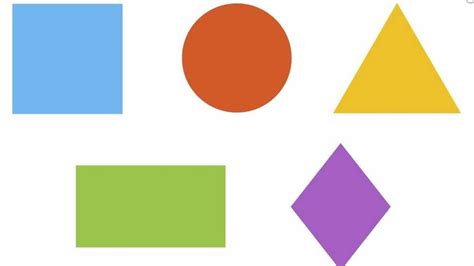
%> input picture Detector de esquinas/figuras.jpg, 474 x 266 px
$ octave corner.m   (GNU Octave 9; MATLAB toolbox functions it lacks are replaced by stand-ins)
%> lines starting %> are read from the running program, lines starting %| are printed output that depends on the picture
% Limpiamos las variables
clear all; clc;
% Leemos la imagen
I = imread('figuras.jpg');
%> I is the input picture: size 266x474x3 uint8; mean R, G, B 222.4, 217.9, 204.5
[Filas, Columnas, P] = size(I);
%> Filas = 266; Columnas = 474; P = 3
% Convertimos la imagen a escala de grises
I = rgb2gray(I);
%> I: size 266x474 uint8
% Creamos los arreglos de ceros
U = zeros(size(I));
S = zeros(size(I));
% Matriz de coeficientes para el filtro pre suavizador
h = ones(3,3)/9;
Id = double(I);
If = imfilter(Id, h);
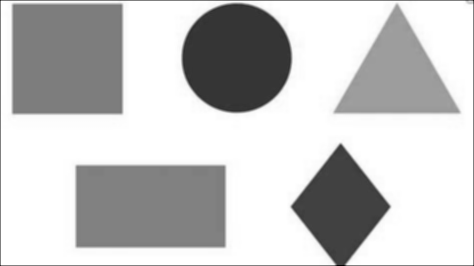
%> If: size 266x474 double; min 84.22, max 255, mean 216.7; drawn with min black and max white
% Matrices de coeficientes
Hx = [-0.5 0 0.5];
Hy = [-0.5; 0; 0.5];
Ix = imfilter(If, Hx);
Iy = imfilter(If, Hy);

HE11 = Ix.*Ix;
HE22 = Iy.*Iy;
HE12 = Ix.*Iy;
% Se crea matriz de filtros de gauss
Hg = [0 1 2 1 0; 1 3 5 3 1; 2 5 9 5 2; 1 3 5 3 1; 0 1 2 1 0];
Hg = Hg*(1/57);
A = imfilter(HE11, Hg);
B = imfilter(HE22, Hg);
C = imfilter(HE12, Hg);
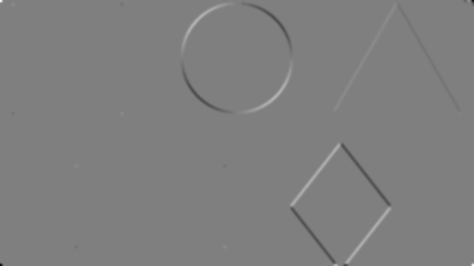
%> C: size 266x474 double; min -1869.6, max 1866.1, mean 0; drawn with min black and max white
ALFA = 0.1;
Rp = A+B;
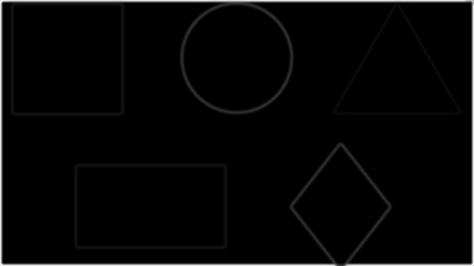
%> Rp: size 266x474 double; min 0, max 7647.5, mean 190.4; drawn with min black and max white
Rp1 = Rp.*Rp;
% Valor de la esquina
Q = ((A.*B)-(C.*C))-(ALFA*Rp1);
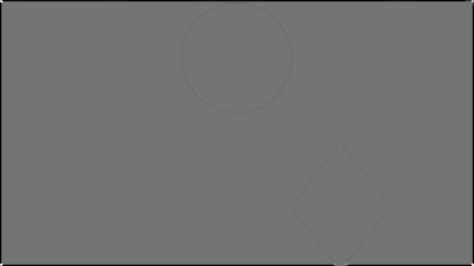
%> Q: size 266x474 double; min -4860169, max 5765154.2, mean -82387.4; drawn with min black and max white
Th = 1000;
U = Q>Th;
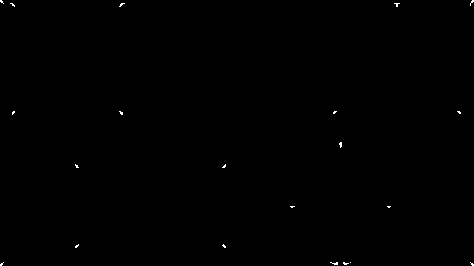
%> U: size 266x474 logical; 0.15% white in thin lines or dots
pixel=10;
% Barrido
for r=1:Filas
    for c=1:Columnas
%         Se definen limites
        if (U(r,c))
          I1 = [r-pixel 1];
          I2 = [r+pixel Filas];
          I3 = [c-pixel 1];
          I4 = [c+pixel Columnas];
          datxi = max(I1);
          datxs = min(I2);
          datyi = max(I3);
          datys = min(I4);
          Bloc = Q(datxi:1:datxs,datyi:1:datys);
          MaxB=max(max(Bloc));
          if Q(r,c) == MaxB
              S(r,c)=1;
          end
        end
    end
end
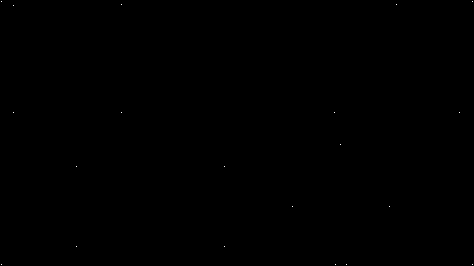
%> S: size 266x474 double; values 0 (black) and 1 (white), 0.02% white in thin lines or dots
%> after the loop, I1 = [256 1]; I2 = [276 266]; I3 = [464 1]; I4 = [484 474]; MaxB = 5681699.9; datxi = 256; datxs = 266; datyi = 464; datys = 474
% Impresion de resultados
figure
imshow(I);
hold on;

for r=1:Filas
    for c=1:Columnas
        if (S(r,c))
            plot(c,r,'+');
        end
    end
end
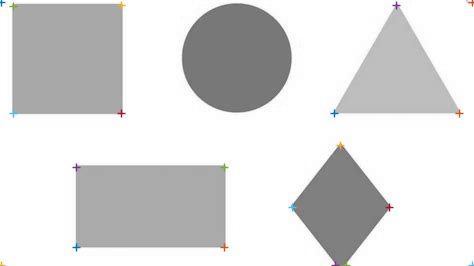
%> figure redrawn from the program's plot data
